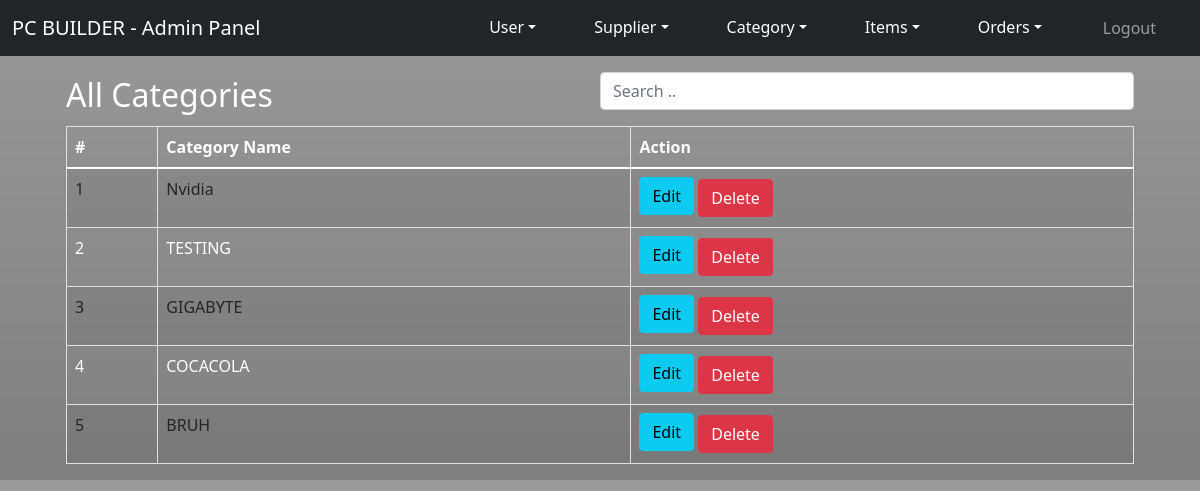
The page /index.php/admin/category on the database its author committed.
### tables this page shows
CREATE TABLE `category` (
  `categoryId` int(11) NOT NULL,
  `categoryName` varchar(256) NOT NULL
);

### application/controllers/Admin.php (called while the page is built, shortened)
<?php
class Admin extends CI_Controller
{
    public function category()
    {
        $this->load->model('Category_model');
        $cats = $this->Category_model->getCategory();
        $cats_data['cats'] = $cats;
        $this->load->view('admin/category/list', $cats_data);
    }
}

### index.php (called while the page is built, shortened)
<?php
require_once BASEPATH.'core/CodeIgniter.php';

### application/models/Category_model.php (called while the page is built, shortened)
<?php
class Category_model extends CI_Model {
    private $table = "category";
    public function getCategory(){
        $cats_result = $this->db->get($this->table)->result_array();
        return $cats_result;
    }
}

### application/views/admin/category/list.php (the view, shortened to what this page needs)
<div class="container mt-3">
    <div class="container shadow-container mt-3">
        <div class="container">
            <div class="d-flex justify-content-between align-items-center">
                <div class="btn-group">
                    <h2>All Categories</h2>
                </div>
                <input class="form-control mb-3" id="myInput" type="text" placeholder="Search .." style="width:50%;">
            </div>
            <div class="table-responsive-sm">
                <table class="table table-bordered table-striped table-hover">
                    <thead>
                        <tr>
                            <th>#</th>
                            <th>Category Name</th>
                            <th>Action</th>
                        </tr>
                    </thead>
                    <tbody id="myTable">
                        <?php if(!empty($cats)) { ?>
                        <?php foreach($cats as $cat) {?>
                        <tr>
                            <td><?php echo $cat['categoryId']; ?></td>
                            <td><?php echo $cat['categoryName']; ?></td>
                            <td>
                                <a href="<?php echo base_url().'admin/editcategory/'.$cat['categoryId']?>"
                                    class="btn btn-info mb-1">Edit</a>
                                <a href="javascript:void(0);" onclick="deleteCat(<?php echo $cat['categoryId']; ?>)"
                                    class="btn btn-danger"><i class="fas fa-trash-alt"></i> Delete</a>
                            </td>
                        </tr>
                        <?php } ?>
                        <?php } else { ?>
                        <tr>
                            <td colspan="4">Records Not found</td>
                        </tr>
                        <?php } ?>
                    </tbody>
                </table>
            </div>
        </div>
    </div>
</div>

### assets/css/adminheader.css (style rules this page uses)
body { background: linear-gradient(rgba(0, 0, 0, 0.4),rgba(0, 0, 0, 0.5)), url("../../public/PCT_Background.jpg") center/cover no-repeat fixed; justify-content: stretch; font-family: 'Poppins', sans-serif; }
.container { color: #fff; }
.table thead, tbody { color: #fff; }

### rows shown on the page
category: categoryId "1", categoryName "Nvidia"
category: categoryId "2", categoryName "TESTING"
category: categoryId "3", categoryName "GIGABYTE"
category: categoryId "4", categoryName "COCACOLA"
category: categoryId "5", categoryName "BRUH"
